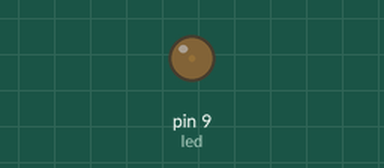
Bench run of a sketch on a simulated Arduino Uno, built with avr-gcc and run on an emulated ATmega328P. Shown: output pins drawn as LEDs (lit = HIGH).

Above: at 0.05 s.
At 1.15 s:
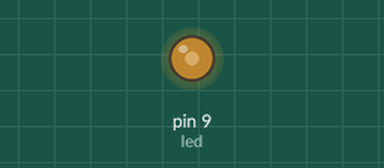
At 2.3 s:
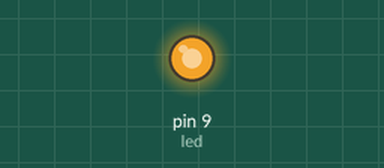
At 4.6 s:
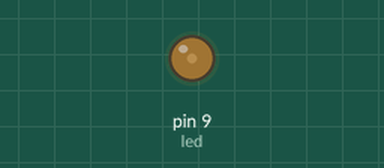
Timing chart, 0 to 6.7 s (numbered marks = the images above):
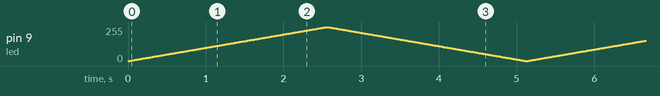

The sketch:

intensidadVariable.ino
```cpp
/*
  Programa de prueba para el control de la intensidad de un LED por medio de señales PWM.
  Se hace parpadear el LED cambiando su intensidad de forma oscilatoria.

  Autor: Arduino UTFSM
  Fecha: 20 de Mayo 2014

  Materiales utilizados:
    1 Arduino UNO Rev3
    1 LED de color azul conectado a salida PWM 9
    1 Resistencia de 220[ohm]
    2 Cables de conexión
*/

/*------Declaración de variables-----*/
int led = 9; //Se escoje la variable donde se conectará el LED
int i;//Variable auxiliar para condicionales


/*------Inicializacin de las variables-----*/
void setup() {
  pinMode(led, OUTPUT);//Se inicializa como OUTPUT el pin a usar. Debe ser PWM
}

void loop() {
//Se recorren los valores desde el 0 al 255 para enviar una señal PWM con ciclo de trabajo de 0% a 100%
//aumentando en 2.55% el ciclo de trabajo cada 10 mili segundos.
  for(i=0; i<256; i++){
  	analogWrite(led,i);
    delay(10);
  }
//Se recorren los valores del 255 al 0 de mayor a menor igual que el for anterior.
  for(i=255; i>-1; i--){
  	analogWrite(led,i);
    delay(10);
  }
}
```
